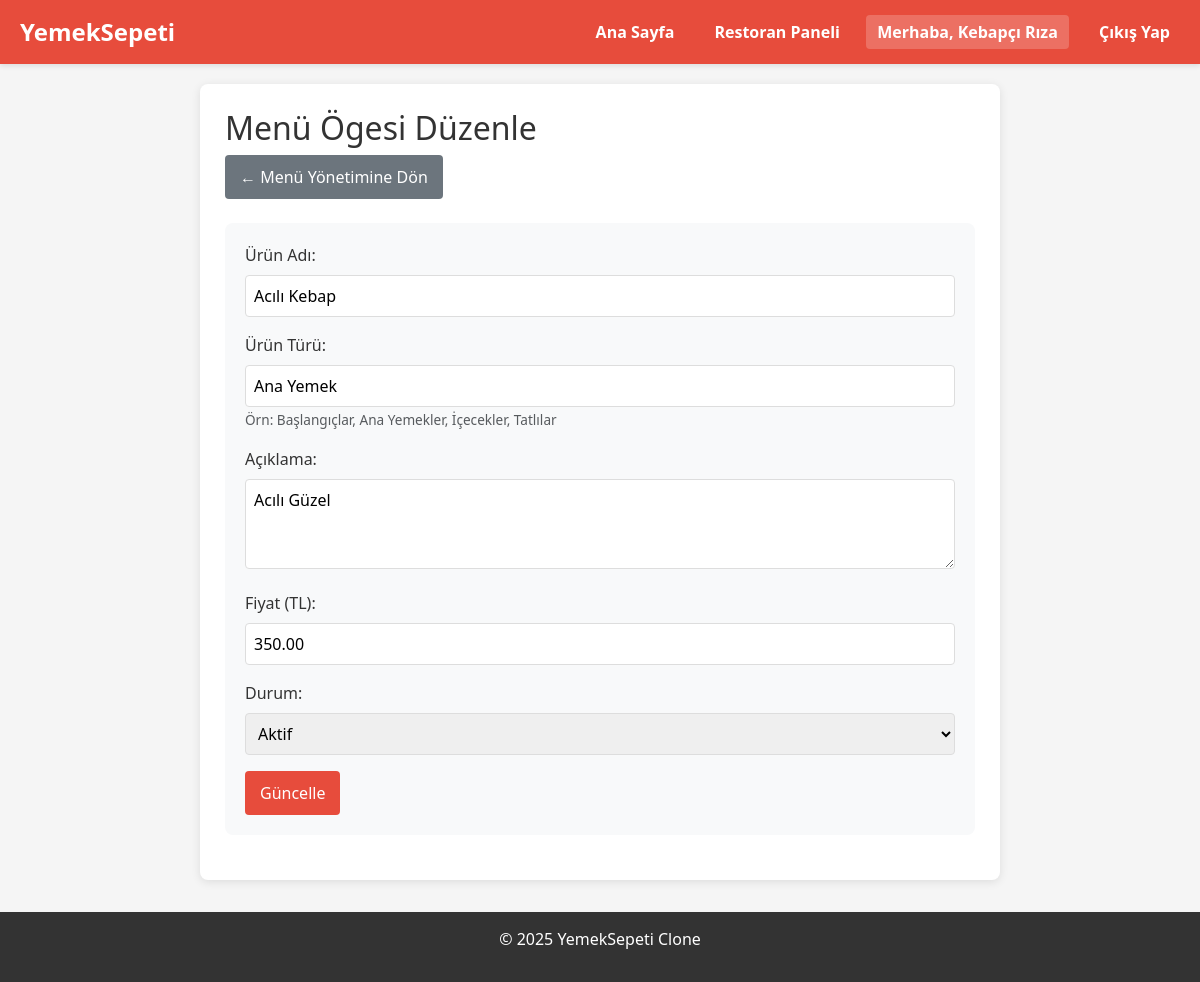
The app's page /restaurant/edit-menu-item/3 (signed in) with its own data.
### models.py (models this page shows, shortened)
class Menu(db.Model):
    id = db.Column(db.Integer, primary_key=True)
    restaurant_id = db.Column(db.Integer, db.ForeignKey('restaurant.id'), nullable=False)
    item_name = db.Column(db.String(100), nullable=False)
    description = db.Column(db.Text, nullable=True)
    price = db.Column(db.Float, nullable=False)
    is_available = db.Column(db.Boolean, default=True)
    category = db.Column(db.String(50), nullable=False, default = "diğer")  # e.g., 'appetizer', 'main course', 'dessert'
    restaurant = db.relationship('Restaurant', backref='menu_items')

### app.py (the view, shortened to what this page needs)
@app.route("/restaurant/edit-menu-item/<int:item_id>", methods=["GET", "POST"])
@login_required
@restaurant_required
def edit_menu_item(item_id):
    if request.method == "POST":
        print("EDIT FORM DATA:", request.form)
    restaurant = Restaurant.query.filter_by(user_id=session['user_id']).first()
    if not restaurant:
        flash('Restoran bilgisi bulunamadı', 'danger')
        return redirect(url_for('restaurant_dashboard'))
    menu_item = Menu.query.get_or_404(item_id)
    if menu_item.restaurant_id != restaurant.id:
        flash('Bu işlem için yetkiniz yok', 'danger')
        return redirect(url_for('menu_management'))
    return render_template("edit_menu_item.html", menu_item=menu_item)

### app.py (called while the page is built)
def login_required(f):
    @wraps(f)
    def decorated_function(*args, **kwargs):
        if 'logged_in' not in session:
            flash('Bu sayfaya erişmek için giriş yapmalısınız', 'danger')
            return redirect(url_for('login'))
        return f(*args, **kwargs)
    return decorated_function

def restaurant_required(f):
    @wraps(f)
    def decorated_function(*args, **kwargs):
        if 'user_type' not in session or session['user_type'] != 'restaurant':
            flash('Bu sayfaya erişmek için restoran yetkisi gereklidir', 'danger')
            return redirect(url_for('home'))
        return f(*args, **kwargs)
    return decorated_function

### templates/edit_menu_item.html (shortened to what this page needs)
{% extends "base.html" %}
{% block content %}
<div class="edit-menu-item">
    <h2>Menü Ögesi Düzenle</h2>
    <div class="back-link">
        <a href="{{ url_for('menu_management') }}" class="btn btn-secondary">← Menü Yönetimine Dön</a>
    </div>
    <div class="edit-form">
        <form method="POST" action="{{ url_for('edit_menu_item', item_id=menu_item.id) }}">
            <div class="form-group">
                <label for="item_name">Ürün Adı:</label>
                <input type="text" name="item_name" id="item_name" value="{{ menu_item.item_name }}" required>
            </div>
            <div class="form-group">
                <label for="category">Ürün Türü:</label>
                <input type="text" name="category" id="category" value="{{ menu_item.category }}" required>
                <small class="form-text text-muted">Örn: Başlangıçlar, Ana Yemekler, İçecekler, Tatlılar</small>
            </div>
            <div class="form-group">
                <label for="description">Açıklama:</label>
                <textarea name="description" id="description" rows="3">{{ menu_item.description }}</textarea>
            </div>
            <div class="form-group">
                <label for="price">Fiyat (TL):</label>
                <input type="number" name="price" id="price" step="0.01" min="0" value="{{ "%.2f"|format(menu_item.price) }}" required>
            </div>
            <div class="form-group">
                <label for="is_available">Durum:</label>
                <select name="is_available" id="is_available">
                    <option value="True" {% if menu_item.is_available %}selected{% endif %}>Aktif</option>
                </select>
            </div>
            <button type="submit" class="btn btn-primary">Güncelle</button>
        </form>
    </div>
</div>
{% endblock %}

### static/styles.css (style rules this page uses)
body { font-family: Arial, sans-serif; margin: 0; padding: 0; background-color: #f8f9fa; }
.form-group { margin-bottom: 1em; }
.form-group label { display: block; margin-bottom: 0.5em; }
.form-group input, .form-group select, .form-group textarea { width: 100%; padding: 0.5em; border: 1px solid #ddd; border-radius: 4px; }
.btn { padding: 0.5em 1em; border: none; border-radius: 4px; cursor: pointer; font-weight: bold; }
.btn-primary { background-color: #e60000; color: white; }
.btn-secondary { background-color: #6c757d; color: white; }
.back-link { margin-bottom: 1.5em; }
body { font-family: 'Segoe UI', Tahoma, Geneva, Verdana, sans-serif; margin: 0; padding: 0; background-color: #f5f5f5; color: #333; }
.form-group { flex: 1; min-width: 200px; }
.btn { display: inline-block; padding: 10px 15px; border: none; border-radius: 4px; cursor: pointer; text-decoration: none; font-weight: 500; text-align: center; transition: background-color 0.3s, transform 0.2s; }
.btn-primary { background-color: #e74c3c; color: white; }

### templates/edit_menu_item.html (style rules this page uses)
.edit-menu-item { background-color: white; border-radius: 8px; padding: 25px; box-shadow: 0 2px 10px rgba(0, 0, 0, 0.1); max-width: 800px; margin: 0 auto; }
.edit-form { background-color: #f8f9fa; padding: 20px; border-radius: 8px; margin: 20px 0; }
.form-text { color: #6c757d; font-size: 85%; margin-top: 4px; }

### records on screen
Menu: item_name "Acılı Kebap", category "Ana Yemek", description "Acılı Güzel", price "350.00", is_available "Aktif"

### other values on screen
{{ session.name }} "Kebapçı Rıza"
